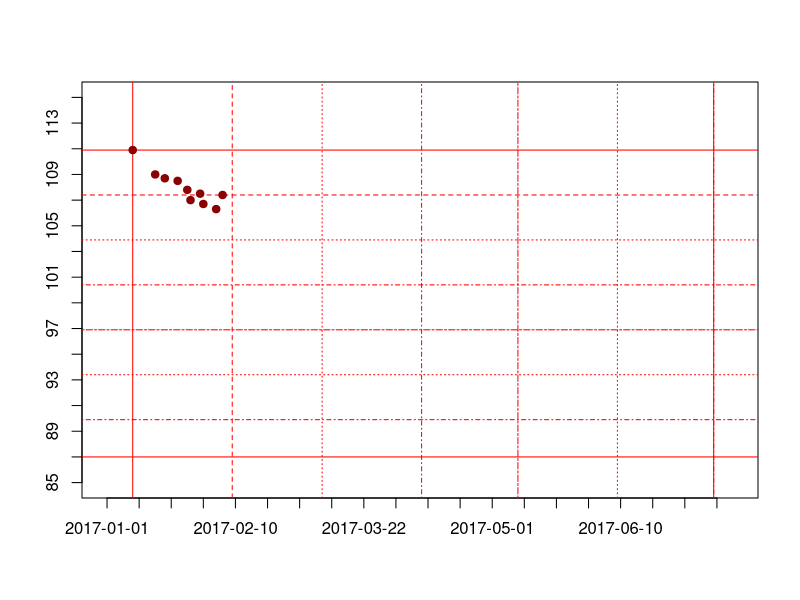

Recreate this plot in R.
dates <- as.Date(c("2017-01-09",
                   "2017-01-16",
                   "2017-01-19",
                   "2017-01-23",
                   "2017-01-26",
                   "2017-01-27",
                   "2017-01-30",
                   "2017-01-31",
                   "2017-02-04",
                   "2017-02-06"))

vals <- c(110.9,
          109.0,
          108.7,
          108.5,
          107.8,
          107.0,
          107.5,
          106.7,
          106.3,
          107.4)

plot(dates,
     vals,
     col="black",
     pch=3,
     type="n",
     xaxt="n",
     yaxt="n",
     xlab="",
     ylab="",
     ylim=c(85,115),
     xlim=as.Date(c("2017-01-01",
                    "2017-07-15")))

axis(1, 
     at=seq(as.Date(c("2017-01-01")),
            as.Date(c("2017-07-15")),
            by=10),
     labels=seq(as.Date(c("2017-01-01")),
                as.Date(c("2017-07-15")),
                by=10))

axis(2, 
     at=seq(85,
            115,
            by=2))

abline(h=110.9,
       col="red")
abline(h=87,
       col="red")
abline(v=as.Date("2017-01-09"),
       col="red")
abline(v=as.Date("2017-07-09"),
       col="red")

#feb
abline(v=as.Date("2017-02-09"),
       col="red",
       lty=2)
abline(h=107.4,
       col="red",
       lty=2)
#mar
abline(v=as.Date("2017-03-09"),
       col="red",
       lty=3)
abline(h=103.9,
       col="red",
       lty=3)
#apr
abline(v=as.Date("2017-04-09"),
       col="red",
       lty=4)
abline(h=100.4,
       col="red",
       lty=4)
#may
abline(v=as.Date("2017-05-09"),
       col="red",
       lty=6)
abline(h=96.9,
       col="red",
       lty=6)
#jun
abline(v=as.Date("2017-06-09"),
       col="red",
       lty=3)
abline(h=93.4,
       col="red",
       lty=3)
#jul
abline(v=as.Date("2017-07-09"),
       col="red",
       lty=4)
abline(h=89.9,
       col="red",
       lty=4)


points(dates,
       vals,
       col="darkred",
       pch=19)